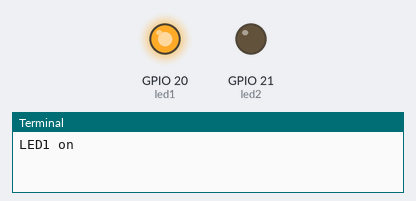
Recording of a program running on a simulated Raspberry Pi (BCM pin numbers). Parts: output pins drawn as LEDs (lit = HIGH), the last lines printed to the terminal.

Above: at 0.5 s.
At 2.5 s:
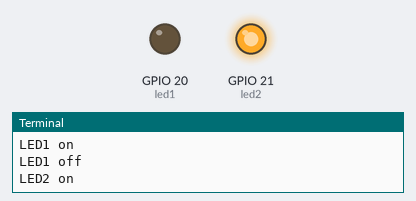
At 3.5 s:
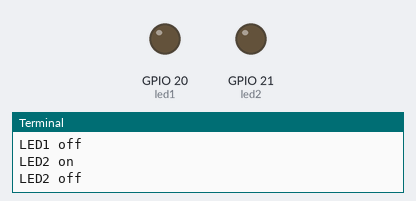
Timing chart, 0 to 5.2 s (numbered marks = the images above):
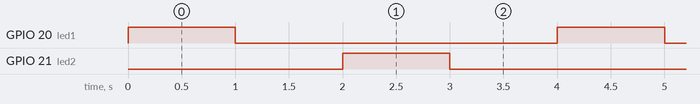

The program:

LED_BLINK.py
```python
# RPI GPIO Pin Introduction
# Written by Asadullah Faqirzada
# 11.18.2021


import RPi.GPIO as GPIO  # imports RPi.GPIO library it can be refered to as GPIO
import time 		 # time library
GPIO.setmode(GPIO.BCM)   # Uses the Boardcom pin-numbering scheme

led1 = 20		# Assigns pin 20 as led1 for better recognition
led2 = 21		# ...

GPIO.setup(led1, GPIO.OUT, initial=GPIO.LOW) # It starts with off leds
GPIO.setup(led2, GPIO.OUT, initial=GPIO.LOW) # Both leds are off

while True:
	GPIO.setwarnings(False) # Disables warnings caused by confusion of whether the pin is being configured with something other than the default input
	print('LED1 on') 	# prints the message when led1 turns on
	GPIO.output(led1, GPIO.HIGH) # led1 turns on
	time.sleep(1.0)		     # waits for 1 sec
	print('LED1 off')	     # prints the message when it turn off
	GPIO.output(led1, GPIO.LOW)  # led1 turns off
	time.sleep(1.0)		     # waits for 1 sec
	print('LED2 on')    	     # repeats everyting in the loop function for led2
	GPIO.output(led2, GPIO.HIGH)
	time.sleep(1.0)
	print('LED2 off')
	GPIO.output(led2, GPIO.LOW)
	time.sleep(1.0)
```

Measured:
- by itself, GPIO 20 (led1), GPIO 21 (led2): alternates HIGH for 1.0 s and LOW for 3.0 s
- by itself, everything shown: repeats every 4.0 s, in 4 steps
